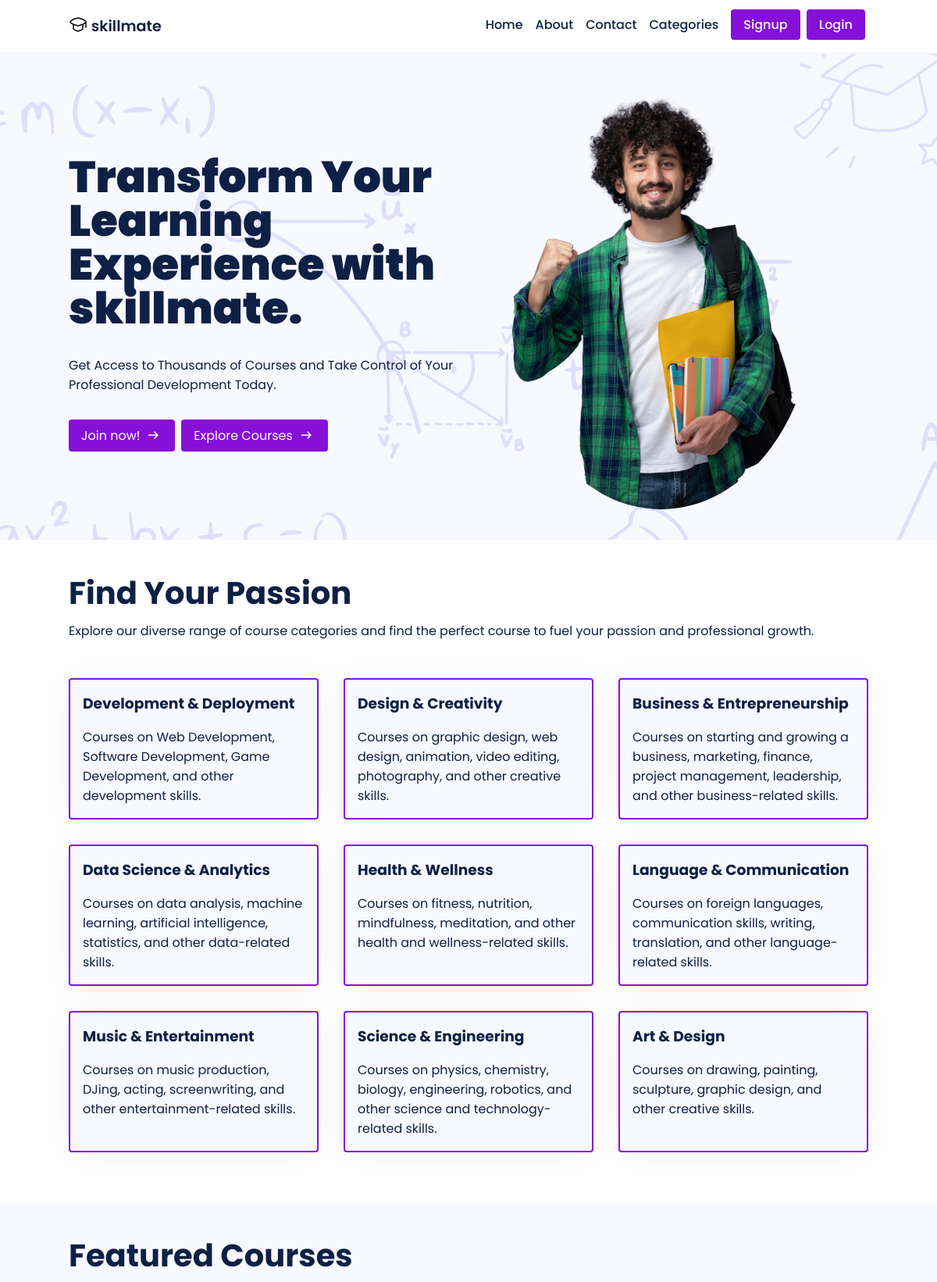
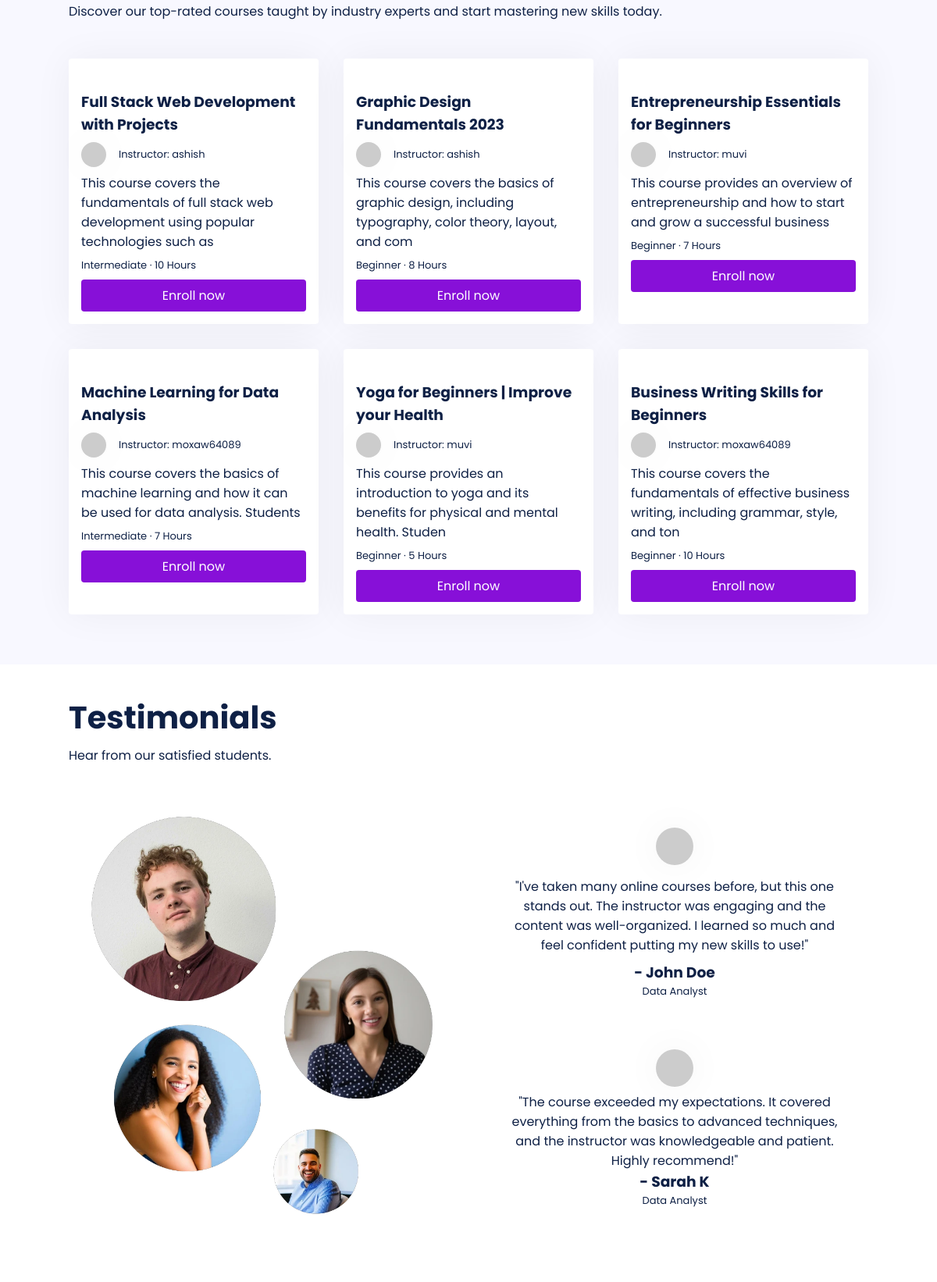
The page / (upper part) on the database its author committed (2 pictures, top to bottom).
### main/models.py (models this page shows, shortened)
class Course(models.Model):
    LEVEL_CHOICES = [
        ('Beginner', 'Beginner'),
        ('Intermediate', 'Intermediate'),
        ('Advanced', 'Advanced')
    ]
    id = models.AutoField(primary_key=True)
    title = models.CharField(max_length=255)
    slug = models.SlugField(unique=True)
    description = models.TextField()
    thumbnail = CloudinaryField('thumbnail')
    featured_video = CloudinaryField('featured_video')
    instructor = models.ForeignKey(User, on_delete=models.CASCADE, related_name='courses', default=None)
    created_at = models.DateTimeField(auto_now_add=True)
    updated_at = models.DateTimeField(auto_now=True)
    level = models.CharField(max_length=20, choices=LEVEL_CHOICES, default='Beginner')
    duration = models.CharField(max_length=10, default='0')
    category = models.CharField(max_length=255, default="uncategorized")
    price = models.DecimalField(max_digits=8, decimal_places=2, default=0.00)
    discount = models.DecimalField(max_digits=5, decimal_places=2, default=0.00)
    requirements = models.TextField(help_text='Enter the requirements for the course, separated by a comma.', default='')
    content = models.TextField(help_text='Enter the course content, separated by a comma.', default='')
    lesson_title = models.CharField(max_length=255, default='Lesson')
    lesson_video = CloudinaryField('lesson_video', null=True)
    students = models.ManyToManyField(User, related_name='enrolled_courses', blank=True)

### main/views.py (the view)
# urls.py: path('', views.index, name='home'),
def index(request):
    courses = Course.objects.all()[:6]
    return render(request, 'index.html', {'courses': courses})

### templates/index.html (shortened to what this page needs)
{% extends 'base.html' %}
{% load static %}
{% block content %}
<section class="hero-section">
    <div class="hero-content container">
        <div class="hero-text">
            <h1>Transform Your Learning Experience with skillmate.</h1>
            <p>Get Access to Thousands of Courses and Take Control of Your Professional Development Today.</p>
            <div style="display: flex; column-gap: .5rem; margin-top: 2rem;" class="hero-cta-btn">
                <a style="display: inline-flex; column-gap: .3rem;" class="btn" href="/accounts/signup">
                    Join now!
                </a>
                <a style="display: inline-flex; column-gap: .3rem;" class="btn" href="/courses">
                    Explore Courses
                </a>
            </div>
        </div>
        <div class="hero-img">
            <img src='{% static 'img/hero-image.webp' %}'>
        </div>
    </div>
</section>
<section class="home-course-categories">
    <div class="container home-course-categories-content">
        <h2>Find Your Passion</h2>
        <p style="margin: 1rem 0;">Explore our diverse range of course categories and find the perfect course to fuel your passion and professional growth.</p>
        <div class="course-categories">
            <div class="category">
                <h3>Development & Deployment</h3>
                <p style="margin-top: 1rem;">Courses on Web Development, Software Development, Game Development, and other development skills.</p>
                <a href="/courses/development">
                    <span class="link"></span>
                </a>
            </div>
            <div class="category">
                <h3>Design & Creativity</h3>
                <p style="margin-top: 1rem;">Courses on graphic design, web design, animation, video editing, photography, and other creative skills.</p>
                <a href="/courses/design">
                    <span class="link"></span>
                </a>
            </div>
            <div class="category">
                <h3>Business & Entrepreneurship</h3>
                <p style="margin-top: 1rem;">Courses on starting and growing a business, marketing, finance, project management, leadership, and other business-related skills.</p>
                <a href="/courses/business">
                    <span class="link"></span>
                </a>
            </div>
            <div class="category">
                <h3>Data Science & Analytics</h3>
                <p style="margin-top: 1rem;">Courses on data analysis, machine learning, artificial intelligence, statistics, and other data-related skills.</p>
                <a href="/courses/datascience">
                    <span class="link"></span>
                </a>
            </div>
            <div class="category">
                <h3>Health & Wellness</h3>
                <p style="margin-top: 1rem;">Courses on fitness, nutrition, mindfulness, meditation, and other health and wellness-related skills.</p>
                <a href="/courses/health">
                    <span class="link"></span>
                </a>
            </div>
            <div class="category">
                <h3>Language & Communication</h3>
                <p style="margin-top: 1rem;">Courses on foreign languages, communication skills, writing, translation, and other language-related skills.</p>
                <a href="/courses/communication">
                    <span class="link"></span>
                </a>
            </div>
            <div class="category">
                <h3>Music & Entertainment</h3>
                <p style="margin-top: 1rem;">Courses on music production, DJing, acting, screenwriting, and other entertainment-related skills.</p>
                <a href="/courses/entertainment">
                    <span class="link"></span>
                </a>
            </div>
            <div class="category">
                <h3>Science & Engineering</h3>
                <p style="margin-top: 1rem;">Courses on physics, chemistry, biology, engineering, robotics, and other science and technology-related skills.</p>
                <a href="/courses/science">
                    <span class="link"></span>
                </a>
            </div>
            <div class="category">
                <h3>Art & Design</h3>
                <p style="margin-top: 1rem;">Courses on drawing, painting, sculpture, graphic design, and other creative skills.</p>
                <a href="/courses/artdesign">
                    <span class="link"></span>
                </a>
            </div>
        </div>
    </div>
</section>
<section class="home-featured-courses">
    <div class="container home-featured-courses-content">
        <h2>Featured Courses</h2>
        <p style="margin: 1rem 0;">Discover our top-rated courses taught by industry experts and start mastering new skills today.</p>
        <div class="courses">
            {% for course in courses|slice:6 %}
<div class="course">
    <div class="course-thumbnail">
    </div>
    <div class="course-details">
        <a href="{% url 'course_details' instructor=course.instructor slug=course.slug %}"><h3>{{ course.title|slice:":80" }}</h3></a>
        <p style="display: inline-flex; column-gap: 1rem; justify-content: center; align-items: center;" class="instructor">
            <img class="instructor-img" src="https://api.dicebear.com/5.x/shapes/svg?seed={{ course.instructor }}">
            Instructor: {{ course.instructor }}
        </p>
        <p class="course-desc">{{ course.description|slice:":100" }}</p>
        <p class="course-lvl-time">
            {{ course.level }} &middot; {{ course.duration }} Hours
        </p>
        <a href="{% url 'course_details' instructor=course.instructor slug=course.slug %}" class="btn enroll-btn">Enroll now</a>
    </div>
</div>
{% endfor %}
        </div>
    </div>
</section>
<section class="home-testimonials">
    <div class="container home-testimonials-content">
        <h2>Testimonials</h2>
        <p style="margin: 1rem 0;">Hear from our satisfied students.</p>
        <div class="testimonial-grid">
        <img src='{% static 'img/testimonial-img.webp' %}'>
        <div class="testimonial-container">
            <div id="testimonial-0" class="testimonial">
                <img src="https://api.dicebear.com/5.x/shapes/svg?seed=JohnDoe">
                <p style=" margin: .5rem 0;">"I've taken many online courses before, but this one stands out. The instructor was engaging and the content was well-organized. I learned so much and feel confident putting my new skills to use!"</p>
                <h3>- John Doe</h3>
                <p style="font-size: small;">Data Analyst</p>
            </div>
            <div id="testimonial-1" class="testimonial">
                <img src="https://api.dicebear.com/5.x/shapes/svg?seed=Felix">
                <p>"The course exceeded my expectations. It covered everything from the basics to advanced techniques, and the instructor was knowledgeable and patient. Highly recommend!"</p>
                <h3>- Sarah K</h3>
                <p style="font-size: small;">Data Analyst</p>
            </div>
        </div>
        </div>
    </div>
</section>
{% endblock content %}

### templates/base.html (shortened to what this page needs)
{% load static %}
<!DOCTYPE html>
<html lang="en">
<head>
    <link rel="stylesheet" href="{% static 'css/style.css' %}">
</head>
<body>
    <header>
        <nav class='container'>
            <span>
                <a href='/'>
                    <div style='display: flex; justify-content: baseline; column-gap: .3rem'>
                    <span>skillmate</span>
                    </div>
                </a>
            </span>
            <ul>
                <li><a href = '/'>Home</a></li>
                <li><a href = '/about'>About</a></li>
                <li><a href = '/contact'>Contact</a></li>
                <li>
                    <a style="display: flex;" class="desktop-categories-btn" href="javascript:void(0);">
                        Categories
                    </a>
                </li>
                <li>
                    {% if user.is_authenticated %}
                    <a class='btn' href='/dashboard/home'>Dashboard</a>&nbsp
                    {% else %}
                    <a class='btn' href='/accounts/signup/'>Signup</a>&nbsp
                    {% endif %}
                    {% if user.is_authenticated %}
                    <a class='btn' href='/accounts/logout/'>Logout</a>
                    {% else %}
                    <a class='btn' href='/accounts/login/'>Login</a>&nbsp
                    {% endif %}
                </li>
            </ul>
        </nav>
    </header>
    <main>{% block content %}{% endblock content %}</main>
</body>
</html>

### static/css/style.css (style rules this page uses)
* { font-family: 'Poppins'; margin: 0; padding: 0; box-sizing: border-box; scroll-behavior: smooth; scroll-padding-top: 2rem; }
body { color: #0e2045; background: #fff; display: flex; flex-direction: column; min-height: 100vh; }
main { flex: 1; }
img { width: 100%; }
section { padding: 3rem 0 2rem; }
a { text-decoration: none; color: #0e2045; }
.btn { background-color: #8710d8; border-radius: 4px; padding: .5rem 1rem; border: none; color: #fff; transition: transform .2s ease-in-out; }
.container { max-width: 1024px; margin: auto; width: 100%; }
header { border-bottom: 2px solid #f8f8ff; }
nav { display: flex; justify-content: space-between; padding: 1.2rem 0; font-weight: 500; }
nav span { font-size: 1.2rem; font-weight: 600; }
nav ul { display: flex; column-gap: 1rem; justify-content: baseline; }
nav li { list-style: none; }
.hero-section { background: url("/static/img/hero-bg.webp") 50% 0 no-repeat fixed, #f8f8ff; }
.hero-content { display: grid; grid-template-columns: repeat(auto-fit, minmax(200px, 1fr)); grid-gap: 2rem; align-items: center; }
.hero-text h1 { font-size: 3.5rem; line-height: 3.5rem; font-weight: 900; margin-bottom: 2rem; }
.hero-img img { margin-left: 2rem; max-width: 80%; height: auto; border-radius: 50%; }
.home-course-categories h2 { font-size: 2.5rem; line-height: 2.5rem; }
.course-categories { display: grid; grid-template-columns: repeat(auto-fit, minmax(calc(33.33% - 2rem), 1fr)); grid-gap: 2rem; padding: 2rem 0; }
.category { background-color: #f8f8ff; box-shadow: 0 0 50px rgba(0, 0, 0, 0.05); padding: 1rem; border-radius: 4px; border: 2px solid #8710d8; position: relative; }
.link { position:absolute; width:100%; height:100%; top:0; left: 0; z-index: 1; }
.home-featured-courses { background-color: #f8f8ff; }
.home-featured-courses h2 { font-size: 2.5rem; line-height: 2.5rem; }
.courses { display: grid; grid-template-columns: repeat(auto-fit, minmax(calc(33.33% - 2rem), 1fr)); grid-gap: 2rem; padding: 2rem 0; }
.course { background-color: #fff; color: #0e2045; box-shadow: 0 0 50px rgba(0, 0, 0, 0.05); border-radius: 4px; position: relative; }
.course img { max-width: 100%; padding: 0; border-top-right-radius: 4px; border-top-left-radius: 4px; }
.course-details { padding: 1rem; }
.course-details .instructor-img { height: 2rem; width: 2rem; border-radius: 50%; box-shadow: 0 0 50px rgba(0, 0, 0, 0.05); }
.course-details .instructor, .course-details .course-lvl-time { margin: .5rem 0; font-size: small; }
.course-details .enroll-btn { display: block; width: 100%; text-align: center; }
.testimonial-grid { display: grid; grid-template-columns: repeat(2, 1fr); grid-gap: 2rem; padding: 2rem 0; }
.home-testimonials-content h2 { font-size: 2.5rem; line-height: 2.5rem; }
.testimonial-container { display: flex; flex-direction: column; }
.testimonial { padding: 2rem; border-radius: 4px; text-align: center; }
.testimonial img { width: 3rem; height: 3rem; border-radius: 50%; box-shadow: 0 0 50px rgba(0, 0, 0, 0.05); }

### rows shown on the page
Course: title "Full Stack Web Development with Projects", instructor "ashish", description "This course covers the fundamentals of full stack web development using popular technologies such as", level "Intermediate", duration "10"
Course: title "Graphic Design Fundamentals 2023", instructor "ashish", description "This course covers the basics of graphic design, including typography, color theory, layout, and com", level "Beginner", duration "8"
Course: title "Entrepreneurship Essentials for Beginners", instructor "muvi", description "This course provides an overview of entrepreneurship and how to start and grow a successful business", level "Beginner", duration "7"
Course: title "Machine Learning for Data Analysis", instructor "moxaw64089", description "This course covers the basics of machine learning and how it can be used for data analysis. Students", level "Intermediate", duration "7"
Course: title "Yoga for Beginners | Improve your Health", instructor "muvi", description "This course provides an introduction to yoga and its benefits for physical and mental health. Studen", level "Beginner", duration "5"
Course: title "Business Writing Skills for Beginners", instructor "moxaw64089", description "This course covers the fundamentals of effective business writing, including grammar, style, and ton", level "Beginner", duration "10"
